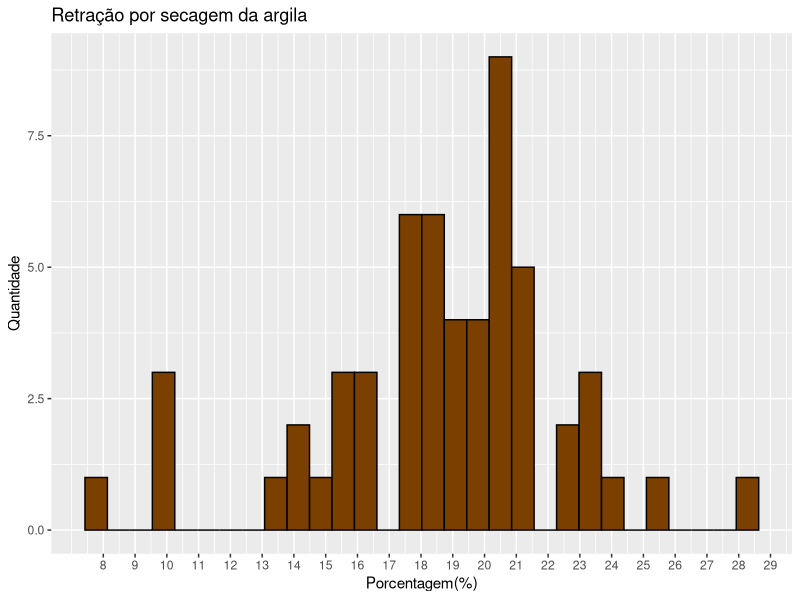
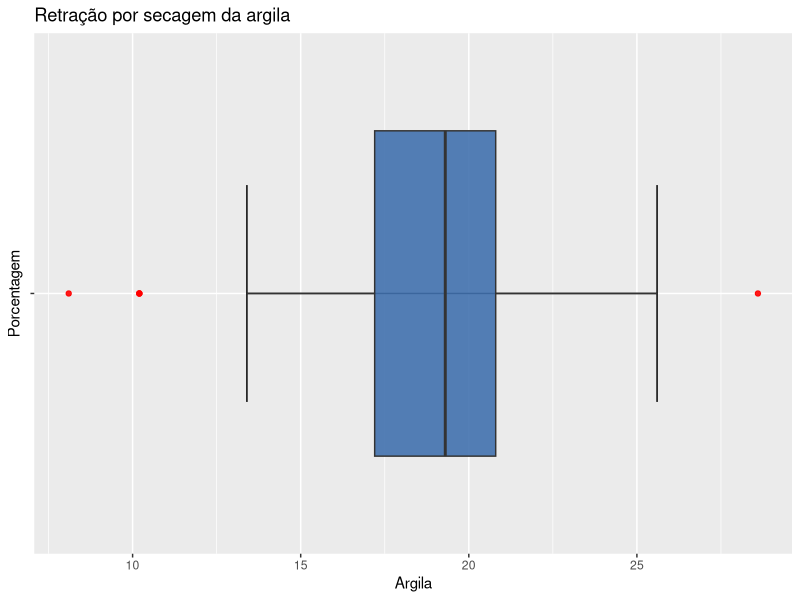

Write R code to recreate these figures, in order.
library(ggplot2)
rm(list=ls())

#Dados da Argila
Argila <- c(18.2, 21.2, 23.1, 18.5, 15.6, 20.8, 19.4, 15.4, 10.2, 21.2, 13.4, 16.4, 18.7, 18.2, 19.6, 14.3, 16.6, 24.0, 17.6, 17.8, 22.3, 20.2, 17.4, 23.6, 17.5, 20.3, 16.6, 19.3, 18.5, 19.3, 21.2, 13.9, 20.5, 19.0, 17.6, 22.3, 18.4, 21.2, 20.4, 21.4, 20.3, 20.1, 10.2, 19.6, 20.6, 14.8, 19.7, 20.5, 18.0, 20.8, 15.8, 23.1, 10.2, 25.6, 28.6, 8.1)

#Gráfico ramo de folhas
stem(Argila)

#Media meddiana
mean(Argila)
median(Argila)

#Quartis
Q1 <- quantile(Argila,0.25, type=2)
Q2 <- quantile(Argila,0.50, type=2)
Q3 <- quantile(Argila,0.75, type=2)

#Amplitude Interquartil
IQR <- Q3-Q1
#Variância e Desvio Pardão
variancia <- var(Argila) 	# sum((unique(Argila))^2*ni)-mean(Argila)^2
desvio_padrao <- sd(Argila)	# sqrt(var(X))

#Frequências
argila_intervalos <- cut(Argila,breaks=seq(8, 30, by=2))
N <- length(argila_intervalos)
ni <- table(argila_intervalos); ni 		    # Absolute frequencies
fi <- ni/N ; fi			                      # Relative frequencies
Ni <- cumsum(ni); Ni	                    # Cumulative absolute frequencies
Fi <- cumsum(fi); Fi	                    # Cumulative relative frequencies

#hisograma
histograma <- ggplot(data.frame(Argila=Argila), aes(x=Argila))+geom_histogram()+
  geom_histogram(color = "black",fill="#7B3F00")+
  labs(title="Retração por secagem da argila",x="Porcentagem(%)", y = "Quantidade")+
  scale_x_continuous(breaks=seq(8, 30, by=1))

histograma

#Grafico de caixa

box_plot <- ggplot(data = data.frame(Argila), aes(x = "", y = Argila)) +
  stat_boxplot(geom = "errorbar",
               width = 0.5) +
  geom_boxplot(fill = "#4271AE",
               outlier.colour = "red",
               alpha = 0.9) +
  ggtitle("Retração por secagem da argila")+
  xlab("Porcentagem") +
  coord_flip()
box_plot